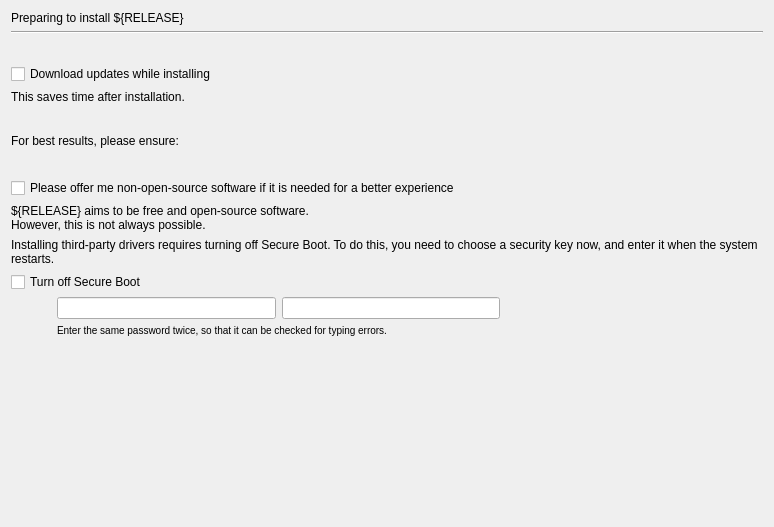
<?xml version="1.0" encoding="UTF-8"?>
<ui version="4.0">
 <class>Form</class>
 <widget class="QWidget" name="Form">
  <property name="geometry">
   <rect>
    <x>0</x>
    <y>0</y>
    <width>770</width>
    <height>527</height>
   </rect>
  </property>
  <property name="windowTitle">
   <string>Form</string>
  </property>
  <layout class="QVBoxLayout" name="verticalLayout">
   <item>
    <widget class="QLabel" name="prepare_heading_label">
     <property name="text">
      <string>Preparing to install ${RELEASE}</string>
     </property>
    </widget>
   </item>
   <item>
    <widget class="Line" name="line">
     <property name="orientation">
      <enum>Qt::Horizontal</enum>
     </property>
    </widget>
   </item>
   <item>
    <spacer name="verticalSpacer_4">
     <property name="orientation">
      <enum>Qt::Vertical</enum>
     </property>
     <property name="sizeType">
      <enum>QSizePolicy::Fixed</enum>
     </property>
     <property name="sizeHint" stdset="0">
      <size>
       <width>20</width>
       <height>24</height>
      </size>
     </property>
    </spacer>
   </item>
   <item>
    <widget class="QCheckBox" name="prepare_download_updates">
     <property name="text">
      <string>Download updates while installing</string>
     </property>
    </widget>
   </item>
   <item>
    <widget class="QLabel" name="label_download_updates">
     <property name="text">
      <string>This saves time after installation.</string>
     </property>
    </widget>
   </item>
   <item>
    <spacer name="verticalSpacer_3">
     <property name="orientation">
      <enum>Qt::Vertical</enum>
     </property>
     <property name="sizeType">
      <enum>QSizePolicy::Fixed</enum>
     </property>
     <property name="sizeHint" stdset="0">
      <size>
       <width>20</width>
       <height>24</height>
      </size>
     </property>
    </spacer>
   </item>
   <item>
    <widget class="QLabel" name="prepare_best_results">
     <property name="text">
      <string>For best results, please ensure:</string>
     </property>
    </widget>
   </item>
   <item>
    <layout class="QVBoxLayout" name="vbox1"/>
   </item>
   <item>
    <spacer name="verticalSpacer_2">
     <property name="orientation">
      <enum>Qt::Vertical</enum>
     </property>
     <property name="sizeType">
      <enum>QSizePolicy::Fixed</enum>
     </property>
     <property name="sizeHint" stdset="0">
      <size>
       <width>20</width>
       <height>24</height>
      </size>
     </property>
    </spacer>
   </item>
   <item>
    <widget class="QCheckBox" name="prepare_nonfree_software">
     <property name="text">
      <string>Please offer me non-open-source software if it is needed for a better experience</string>
     </property>
    </widget>
   </item>
   <item>
    <widget class="QLabel" name="prepare_foss_disclaimer">
     <property name="text">
      <string>&lt;qt&gt;${RELEASE} aims to be free and open-source software.&lt;br /&gt;However, this is not always possible.&lt;/span&gt;&lt;/qt&gt;</string>
     </property>
     <property name="wordWrap">
      <bool>true</bool>
     </property>
    </widget>
   </item>
   <item>
    <widget class="QLabel" name="secureboot_label">
     <property name="text">
      <string>Installing third-party drivers requires turning off Secure Boot. To do this, you need to choose a security key now, and enter it when the system restarts.</string>
     </property>
     <property name="textFormat">
      <enum>Qt::AutoText</enum>
     </property>
     <property name="wordWrap">
      <bool>true</bool>
     </property>
    </widget>
   </item>
   <item>
    <layout class="QGridLayout" name="_20">
     <property name="leftMargin">
      <number>0</number>
     </property>
     <property name="topMargin">
      <number>0</number>
     </property>
     <property name="rightMargin">
      <number>0</number>
     </property>
     <property name="bottomMargin">
      <number>0</number>
     </property>
     <property name="verticalSpacing">
      <number>0</number>
     </property>
     <item row="4" column="0">
      <spacer name="horizontalSpacer">
       <property name="orientation">
        <enum>Qt::Horizontal</enum>
       </property>
       <property name="sizeType">
        <enum>QSizePolicy::Fixed</enum>
       </property>
       <property name="sizeHint" stdset="0">
        <size>
         <width>40</width>
         <height>20</height>
        </size>
       </property>
      </spacer>
     </item>
     <item row="4" column="4">
      <spacer name="spc20">
       <property name="orientation">
        <enum>Qt::Horizontal</enum>
       </property>
       <property name="sizeHint" stdset="0">
        <size>
         <width>0</width>
         <height>20</height>
        </size>
       </property>
      </spacer>
     </item>
     <item row="4" column="3">
      <widget class="QLabel" name="badPassword">
       <property name="sizePolicy">
        <sizepolicy hsizetype="Fixed" vsizetype="Fixed">
         <horstretch>0</horstretch>
         <verstretch>0</verstretch>
        </sizepolicy>
       </property>
       <property name="minimumSize">
        <size>
         <width>32</width>
         <height>32</height>
        </size>
       </property>
       <property name="maximumSize">
        <size>
         <width>32</width>
         <height>32</height>
        </size>
       </property>
       <property name="scaledContents">
        <bool>true</bool>
       </property>
      </widget>
     </item>
     <item row="4" column="2">
      <widget class="QLineEdit" name="verified_password">
       <property name="sizePolicy">
        <sizepolicy hsizetype="Expanding" vsizetype="Fixed">
         <horstretch>0</horstretch>
         <verstretch>0</verstretch>
        </sizepolicy>
       </property>
       <property name="minimumSize">
        <size>
         <width>200</width>
         <height>0</height>
        </size>
       </property>
       <property name="echoMode">
        <enum>QLineEdit::Password</enum>
       </property>
      </widget>
     </item>
     <item row="4" column="1">
      <widget class="QLineEdit" name="password">
       <property name="sizePolicy">
        <sizepolicy hsizetype="Expanding" vsizetype="Fixed">
         <horstretch>0</horstretch>
         <verstretch>0</verstretch>
        </sizepolicy>
       </property>
       <property name="minimumSize">
        <size>
         <width>200</width>
         <height>0</height>
        </size>
       </property>
       <property name="echoMode">
        <enum>QLineEdit::Password</enum>
       </property>
      </widget>
     </item>
     <item row="0" column="0" colspan="2">
      <widget class="QCheckBox" name="disable_secureboot">
       <property name="text">
        <string>Turn off Secure Boot</string>
       </property>
      </widget>
     </item>
     <item row="5" column="1" colspan="4">
      <widget class="QLabel" name="password_extra_label">
       <property name="styleSheet">
        <string>font-weight: normal</string>
       </property>
       <property name="text">
        <string>&lt;small&gt;Enter the same password twice, so that it can be checked for typing errors.&lt;/small&gt;</string>
       </property>
       <property name="wordWrap">
        <bool>true</bool>
       </property>
      </widget>
     </item>
    </layout>
   </item>
   <item>
    <spacer name="verticalSpacer">
     <property name="orientation">
      <enum>Qt::Vertical</enum>
     </property>
     <property name="sizeHint" stdset="0">
      <size>
       <width>752</width>
       <height>376</height>
      </size>
     </property>
    </spacer>
   </item>
  </layout>
 </widget>
 <resources/>
 <connections/>
</ui>
